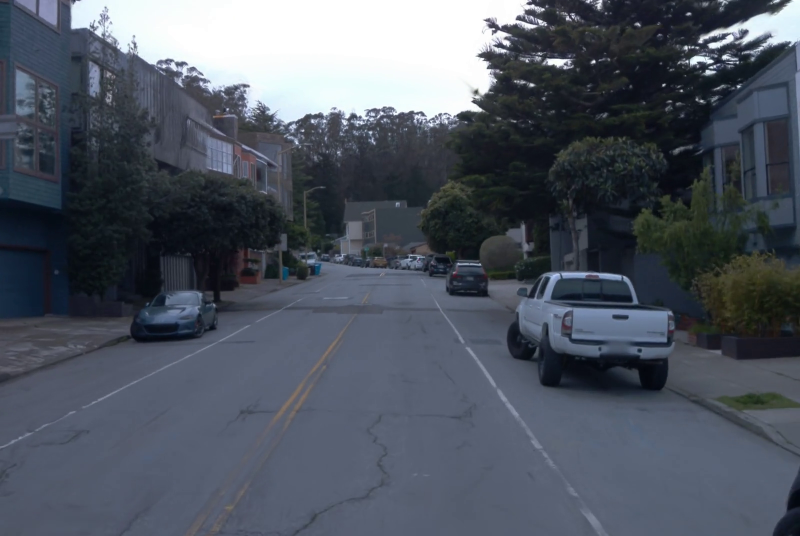
#> input picture frame 10 of project_page_assets/street_gaussians/waymo/seq_04.mp4, 1600 x 1072 px (shown at 1/2 size)
$ jupyter execute make_video.ipynb
#> lines starting #> are read from the running program, lines starting #| are printed output that depends on the picture
[cell 1]
import cv2
import imageio
import numpy as np
import os

[cell 2]
def video_add_text(path, text, mode, org=[50, 50]):
#> called with path = 'decomposition/seq_04.mp4', text = 'Rendering', mode = 0
    frames = []
    cap = cv2.VideoCapture(path)
    success, frame = cap.read()
#> frame is the input picture: shape (1072, 1600, 3); mean B, G, R 97.1, 85.9, 79.2

    font = cv2.FONT_ITALIC
    font_scale = 1
    font_thickness = 2
    text_size, baseline = cv2.getTextSize(text, font, font_scale, font_thickness)

    i = 0

    while success:
        h, w = frame.shape[:2]
#> h = 1072; w = 1600
        x, y = org
        assert mode in [0, 1]
        if mode == 0:
            pass
        else:
            x = w - org[0] - text_size[0]

        padd = 10
        cv2.rectangle(frame, (x - padd, y - text_size[1] - padd), (x + text_size[0] + padd, y + padd), (255, 255, 255), thickness=cv2.FILLED)
        cv2.putText(
            img=frame,
            text=text,
            org=(x, y),
            fontFace=font,
            fontScale=font_scale,
            color=(0, 0, 0),
            thickness=font_thickness,
        )
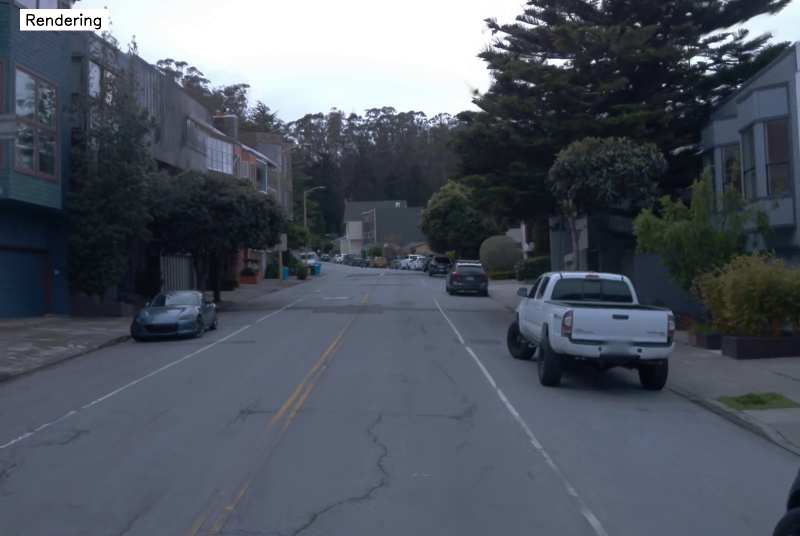
#> frame: shape (1072, 1600, 3) (shown at 1/2 size); mean B, G, R 97.3, 86.2, 79.6
        h, w = frame.shape[:2]
        frames.append(frame[..., [2, 1, 0]])

        i += 1
        success, frame = cap.read()
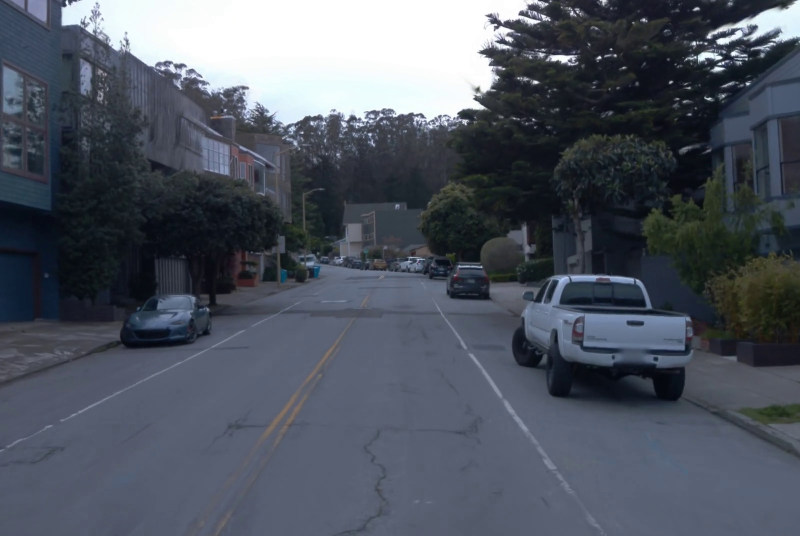
#> input picture frame 11 of project_page_assets/street_gaussians/waymo/seq_04.mp4, 1600 x 1072 px (shown at 1/2 size)
#> frame is the input picture: shape (1072, 1600, 3); mean B, G, R 96.7, 85.7, 79


    cap.release()
    return frames


def image_add_text(path, text, mode, org=[50, 50]):
    frame = cv2.imread(path)

    font = cv2.FONT_ITALIC
    font_scale = 1
    font_thickness = 2
    text_size, baseline = cv2.getTextSize(text, font, font_scale, font_thickness)

    h, w = frame.shape[:2]
    x, y = org
    assert mode in [0, 1]
    if mode == 0:
        pass
    else:
        x = w - org[0] - text_size[0]

    padd = 10
    cv2.rectangle(frame, (x - padd, y - text_size[1] - padd), (x + text_size[0] + padd, y + padd), (255, 255, 255), thickness=cv2.FILLED)
    cv2.putText(
        img=frame,
        text=text,
        org=(x, y),
        fontFace=font,
        fontScale=font_scale,
        color=(0, 0, 0),
        thickness=font_thickness,
    )

    return frame

$ run again, starting later in the video
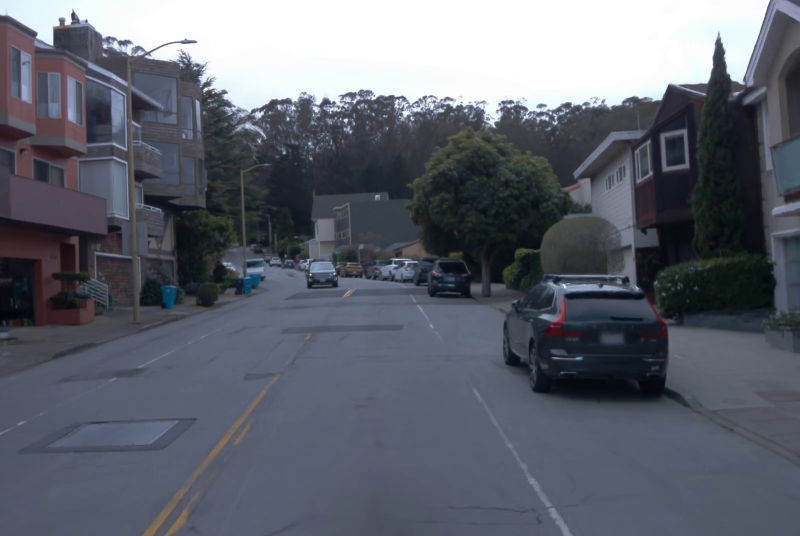
#> input picture frame 46 of project_page_assets/street_gaussians/waymo/seq_04.mp4, 1600 x 1072 px (shown at 1/2 size)
#> in video_add_text, frame is the input picture: shape (1072, 1600, 3); mean B, G, R 110.5, 100.1, 95.7
#> in video_add_text, `cv2.putText( img=frame, text=text, org=(x, y), fontFace=font, fontScal..`:
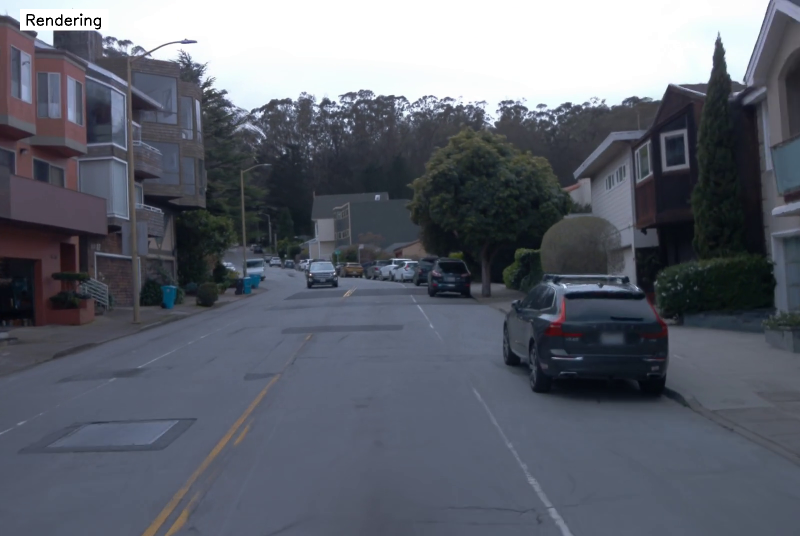
#> frame: shape (1072, 1600, 3) (shown at 1/2 size); mean B, G, R 110.4, 100.1, 95.7
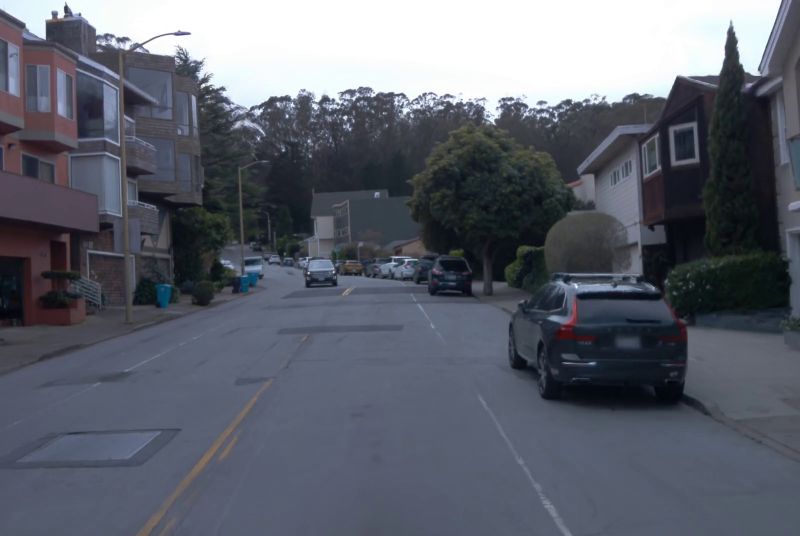
#> input picture frame 47 of project_page_assets/street_gaussians/waymo/seq_04.mp4, 1600 x 1072 px (shown at 1/2 size)
#> in video_add_text, frame is the input picture: shape (1072, 1600, 3); mean B, G, R 109.6, 99.1, 94.6

$ run again, starting later in the video
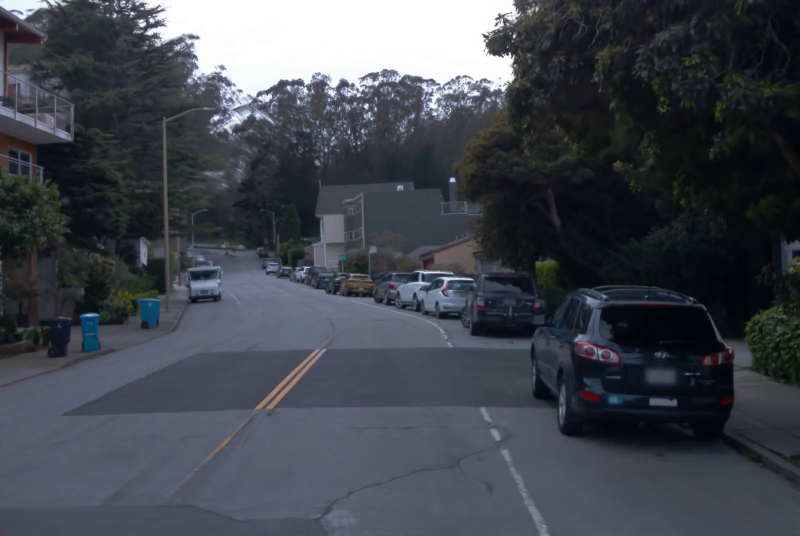
#> input picture frame 82 of project_page_assets/street_gaussians/waymo/seq_04.mp4, 1600 x 1072 px (shown at 1/2 size)
#> in video_add_text, frame is the input picture: shape (1072, 1600, 3); mean B, G, R 79.3, 70.6, 66
#> in video_add_text, `cv2.putText( img=frame, text=text, org=(x, y), fontFace=font, fontScal..`:
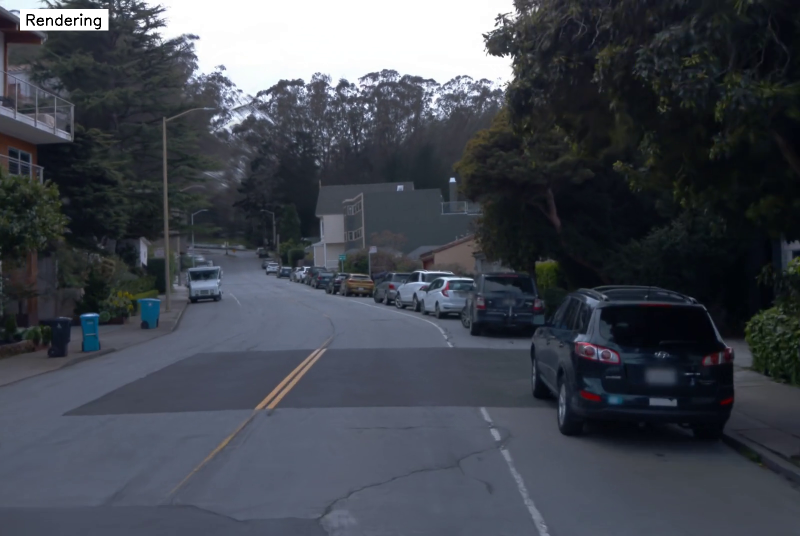
#> frame: shape (1072, 1600, 3) (shown at 1/2 size); mean B, G, R 79.9, 71.2, 66.7
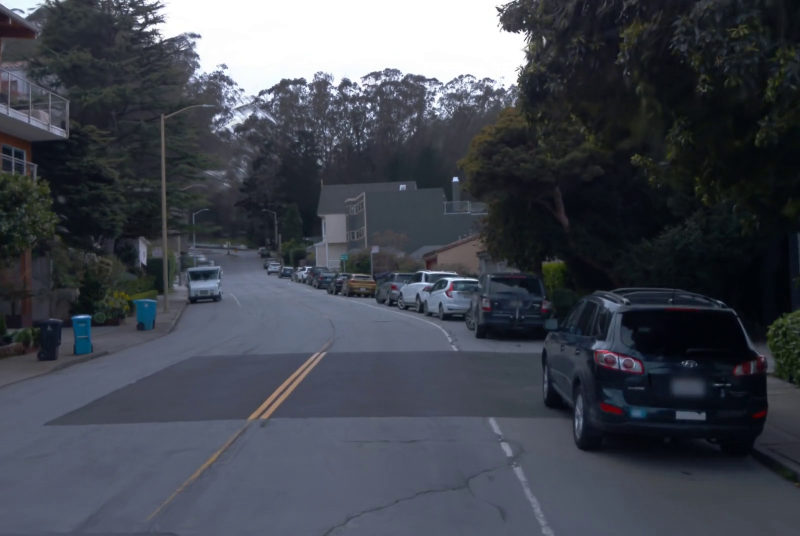
#> input picture frame 83 of project_page_assets/street_gaussians/waymo/seq_04.mp4, 1600 x 1072 px (shown at 1/2 size)
#> in video_add_text, frame is the input picture: shape (1072, 1600, 3); mean B, G, R 79.6, 70.8, 66.3
